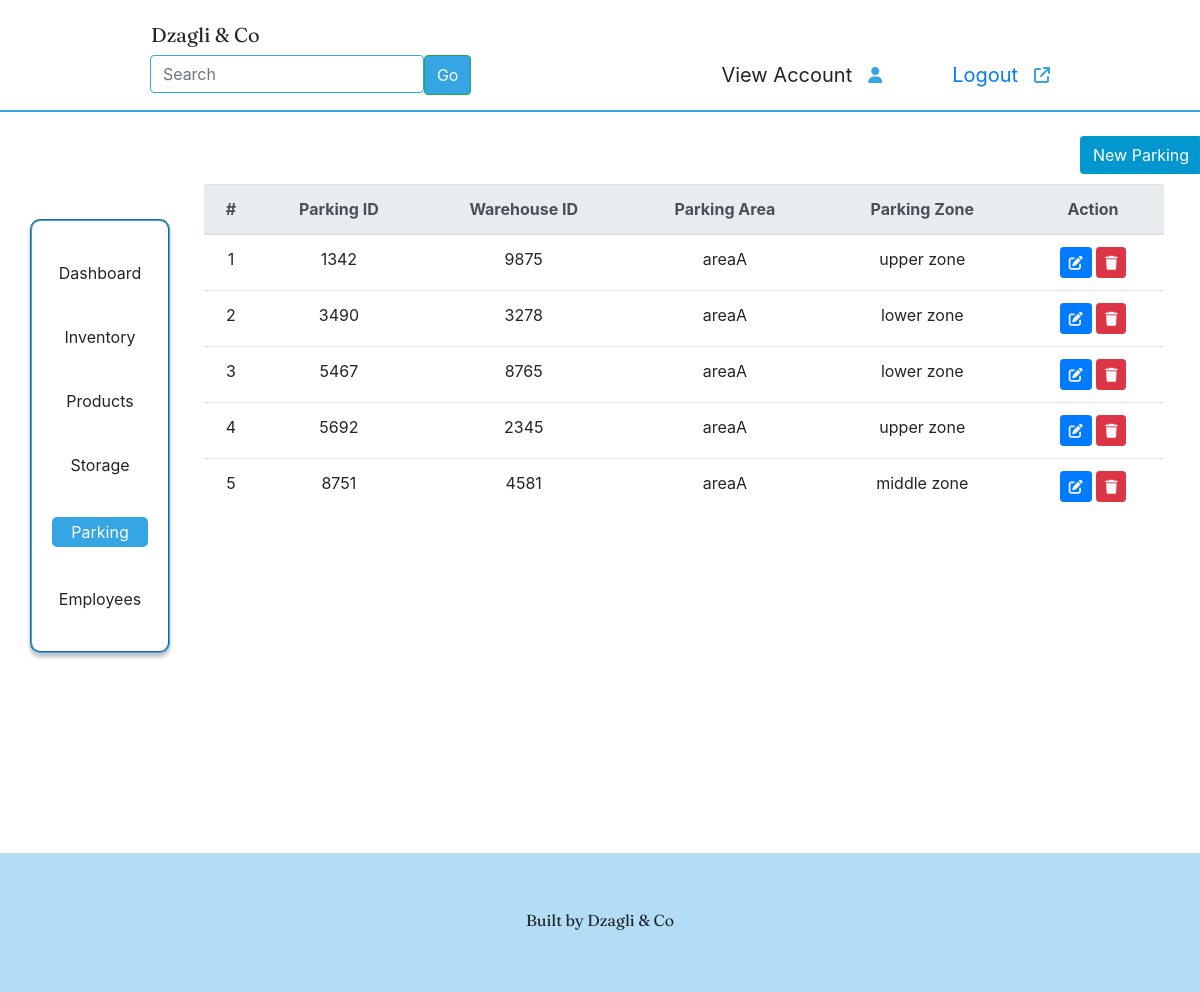
Screenshot of /parking.php with the database file from the repository.
### tables this page shows
CREATE TABLE packing (
	packingID INT UNIQUE NOT NULL,
	warehouseID INT,
	packingArea VARCHAR(20) NOT NULL, 
	packingZone VARCHAR(20) NOT NULL,
	FOREIGN KEY(warehouseID) REFERENCES warehouse(warehouseID) ON DELETE CASCADE ON UPDATE CASCADE
);

### parking.php (the view, shortened to what this page needs)
<!DOCTYPE html>
<html lang="en">
<head>
    <link rel="stylesheet" href="parking.css">
    <link   rel="stylesheet" href="http://cdnjs.cloudflare.com/ajax/libs/font-awesome/4.7.0/css/font-awesome.css"/>
    <link rel="stylesheet" href="https://cdn.jsdelivr.net/npm/bootstrap@4.4.1/dist/css/bootstrap.min.css">
    <link rel="stylesheet" href="https://cdnjs.cloudflare.com/ajax/libs/font-awesome/6.1.1/css/all.min.css"/>
  </head>
</head>
<body>
    <nav class="navbar " id="navbar">
        <div class="container-fluid">
            <a class="navbar-brand" style="font-family: 'Fraunces', serif;margin-left: 120px;">Dzagli & Co</a>
            <form class="d-flex" role="search" style="margin: 0 auto;" >
            <input class="form-control me-2" type="search" placeholder="Search" aria-label="Search" style="border-color: #35A5E4;">
            <button class="btn btn-outline-success" type="submit" style="background-color: #35A5E4;color: white;">Go</button>
            <a class="navbar-brand" style="padding-left: 250px;">View Account</a>
            <span class="icon" style="padding-top:8px;color:#35A5E4"><i class="fa fa-user" aria-hidden="true"></i></span>
                <a href = "index.php" class="navbar-brand" style="padding-left: 70px;">Logout</a>
                <span class="icon" style="padding-top:8px;left: 5px;color:#35A5E4;"><i class="fa fa-external-link" aria-hidden="true"></i></span>
            </form>
        </div>
    </nav>
  <a href="registerParking.php" style="text-decoration: none;"><button class="new_button btn btn-outline" type="button">New Parking</button></a>
    <div style="float:right; width:80%; margin-top: 6%;margin-right:3%;">
    <?php
  include "configuration.php";
  $car_page = mysqli_query($conn,"SELECT * FROM packing LIMIT 10");
?>
  <table class="table table-hover">
    <thead class="thead-light" style="text-align:center;">
    <tr>
        <th scope="col">#</th>
        <th scope="col">Parking ID</th>
        <th scope="col">Warehouse ID</th>
        <th scope="col">Parking Area</th>
        <th scope="col">Parking Zone</th>
        <th scope="col">Action</th>
    </tr>
 </thead>
<?php
$count = 1;
  while ($row = mysqli_fetch_array($car_page)) {
?>
    <tr>
        <td style="text-align:center;" scope="row"><?php echo $count;?> </td>
        <td style="text-align:center;" scope="row"><?php echo $row['packingID']?> </td>
        <td style="text-align:center;" scope="row"><?php echo $row['warehouseID']?> </td>
        <td style="text-align:center;" scope="row"><?php echo $row['packingArea']?> </td>
        <td style="text-align:center;" scope="row"><?php echo $row['packingZone']?> </td>
        <td style="text-align:center;" scope="row">
        <?php
            echo ('<button class="btn btn-sm btn-primary text-light edit" data-toggle="modal" class="update_btn" data-target="#update_employee"
            onclick= \'location.href="updatePacking.php?uid=' . $row["packingID"] . '&packingID='.$row['packingID'].'&warehouseID='.
            $row['warehouseID'].'&packingArea='.$row['packingArea'].'&packingZone='.$row['packingZone'].' &table=packing&attr=packingID&page=parking.php"\'>
            <i class="fa-solid fa-pen-to-square"></i></button>');
            ?>
        <?php
        echo('<button class="btn btn-sm btn-danger text-light delete" data-toggle="modal" data-target="#del_employee"><i class="fa-solid fa-trash" onclick= \'location.href="delete_proc.php?uid=' . $row["packingID"] .
            '&table=packing&attr=packingID&page=parking.php"\'></i></button>');
            ?>
            </td>
    </tr>
  <?php $count += 1; } ?>
  </table>
    </div>
    <div class="left-side">
        <p class="lSide"  id="dashboard" onclick="Dashboard()">Dashboard</p> <br>
        <p class="lSide" id="inventory" onclick="Inventory()" >Inventory</p> <br>
        <p class="lSide" id="products" onclick="Products()" >Products</p> <br>
        <p class="lSide" id="storage" onclick="StorageF()">Storage</p> <br>
        <p class="lSide" id="parking" onclick="Parking()"style="background-color: #35A5E4;color: white;padding: 3px;  border-radius: 5px;">Parking</p> <br>
        <p class="lSide" id="employees" onclick="Employees()">Employees</p> <br>
    </div>
    <div id="footer">
        <footer> Built by Dzagli & Co</footer>
    </div>
    </body>
</html>

### parking.css (style rules this page uses)
.left-side { border: 2px; margin-top: 45px; margin-left: 30px; border-style: groove; padding-left: 20px; padding-top: 40px; padding-right: 20px; width: 140px; text-align:center; border-radius: 10px; border-color: #35A5E4; box-shadow: 0px 4px 4px rgba(0, 0, 0, 0.25); }
#navbar { padding-top: 15px; padding-bottom: 15px; background-size: auto 100px; background-color: white; border-bottom: 2px solid #35A5E4; }
#footer { padding-top: 55px; padding-bottom: 60px; text-align: center; margin-top: 200px; background-color: #B2DDF5; font-family: 'Fraunces' }

### parking.php (style rules this page uses)
.new_button { background-color:#0298cf; color: white; border-radius: 4px; border-color: none; outline-style: hidden; position:relative; left: 90%; margin-top:2%; }

### rows the page displays
packing: packingID "1342", warehouseID "9875", packingArea "areaA", packingZone "upper zone"
packing: packingID "3490", warehouseID "3278", packingArea "areaA", packingZone "lower zone"
packing: packingID "5467", warehouseID "8765", packingArea "areaA", packingZone "lower zone"
packing: packingID "5692", warehouseID "2345", packingArea "areaA", packingZone "upper zone"
packing: packingID "8751", warehouseID "4581", packingArea "areaA", packingZone "middle zone"
